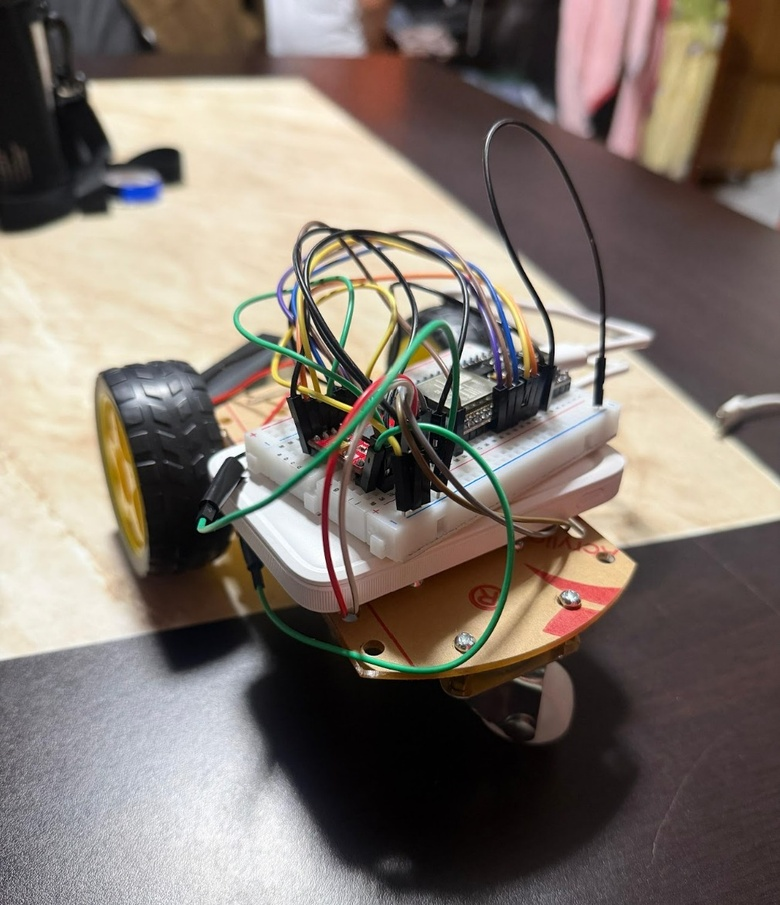
#> input picture stuff/recursos/imgs/Carrito.jpeg, 780 x 905 px, shrunk from 1010 x 1172 before the run, given in place of the camera
$ python base.py
#> lines starting #> are read from the running program, lines starting #| are printed output that depends on the picture; after the words box and inside, x2 and y2 are one past the last pixel; in counts of white or black regions, pixels touching at a corner belong together
# Detección de color azul con la cámara
# Pasos: desenfoque -> HSV -> máscara -> limpiar ruido -> contornos -> centro
import cv2
import numpy as np

camara = cv2.VideoCapture(0)
if not camara.isOpened():
    raise RuntimeError("No se pudo abrir la cámara")

# Rango del color azul en HSV (en OpenCV H va de 0 a 179)
azul_min = np.array([95, 80, 50], dtype=np.uint8)
azul_max = np.array([130, 255, 255], dtype=np.uint8)

# Filtro para quitar manchitas y rellenar huecos
filtro = cv2.getStructuringElement(cv2.MORPH_ELLIPSE, (9, 9))

# Área mínima para ignorar objetos muy chiquitos
area_minima = 1000

while True:
    ret, imagen = camara.read()
#> imagen is the input picture: shape (905, 780, 3); mean B, G, R 109.2, 117.6, 128.2
    if not ret:
        break

    # Quito ruido y paso a HSV
    suave = cv2.medianBlur(imagen, 9)
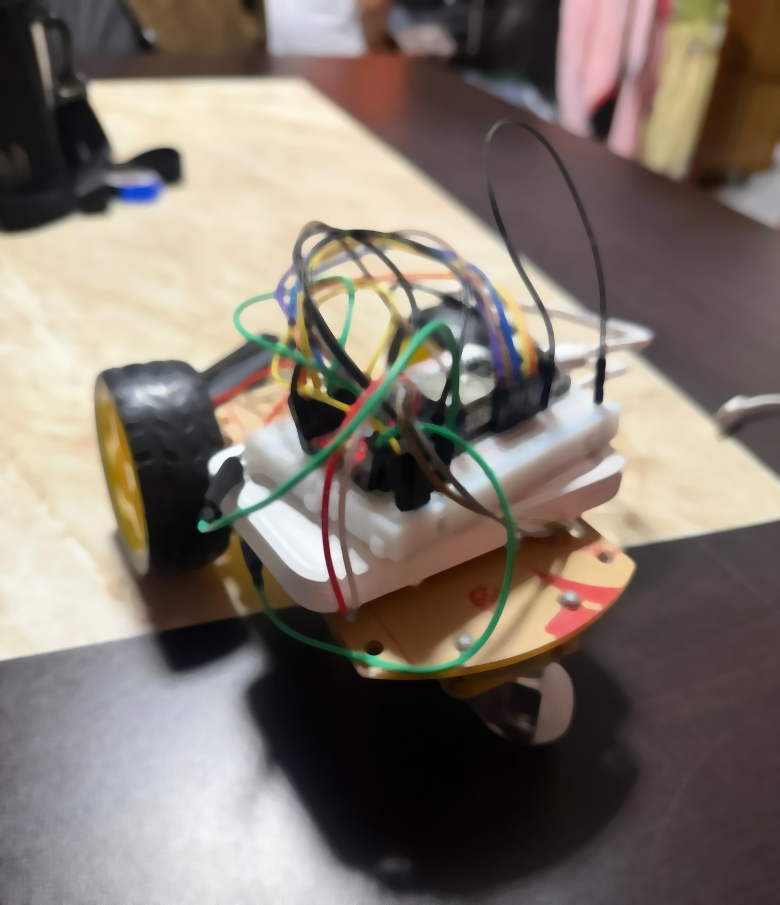
#> suave: shape (905, 780, 3); mean B, G, R 109.1, 117.5, 128.2
    hsv = cv2.cvtColor(suave, cv2.COLOR_BGR2HSV)
#> hsv: shape (905, 780, 3); mean H, S, V 65.4, 55.3, 130.8

    # Dejo solo lo que sea azul
    mascara = cv2.inRange(hsv, azul_min, azul_max)
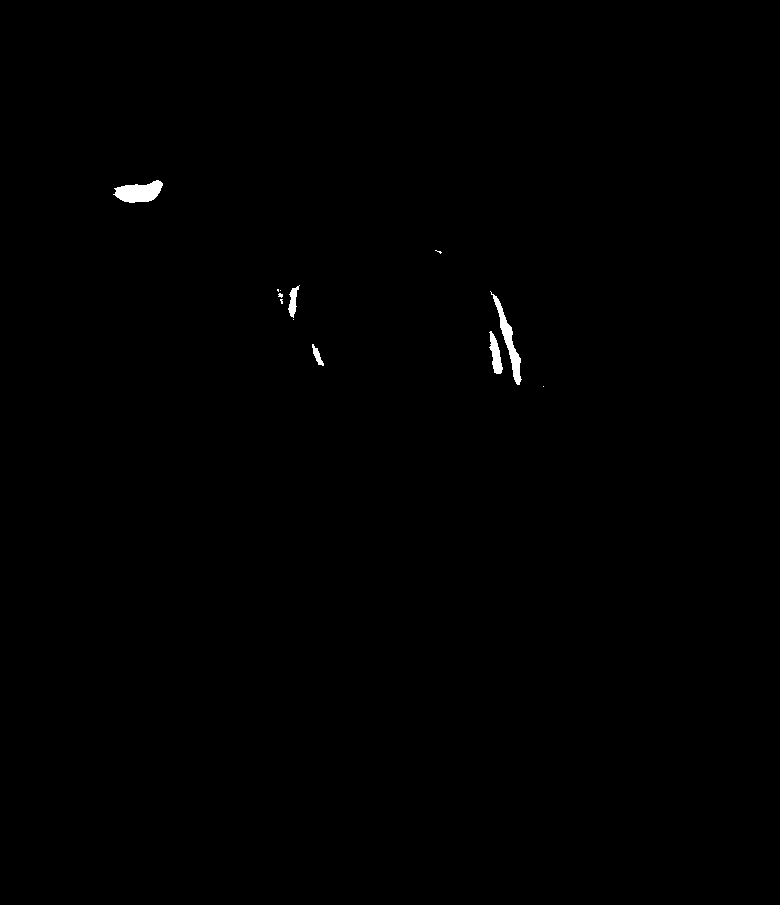
#> mascara: shape (905, 780); 0.29% white; 12 white regions (7 under 20 px), largest, box (x1, y1, x2, y2) and area: (113, 180, 163, 203) 747, (490, 291, 522, 385) 669, (489, 331, 503, 374) 319, (288, 285, 300, 318) 189, (312, 344, 324, 366) 108

    # Abrir quita puntitos de ruido, cerrar rellena huecos
    mascara = cv2.morphologyEx(mascara, cv2.MORPH_OPEN, filtro, iterations=1)
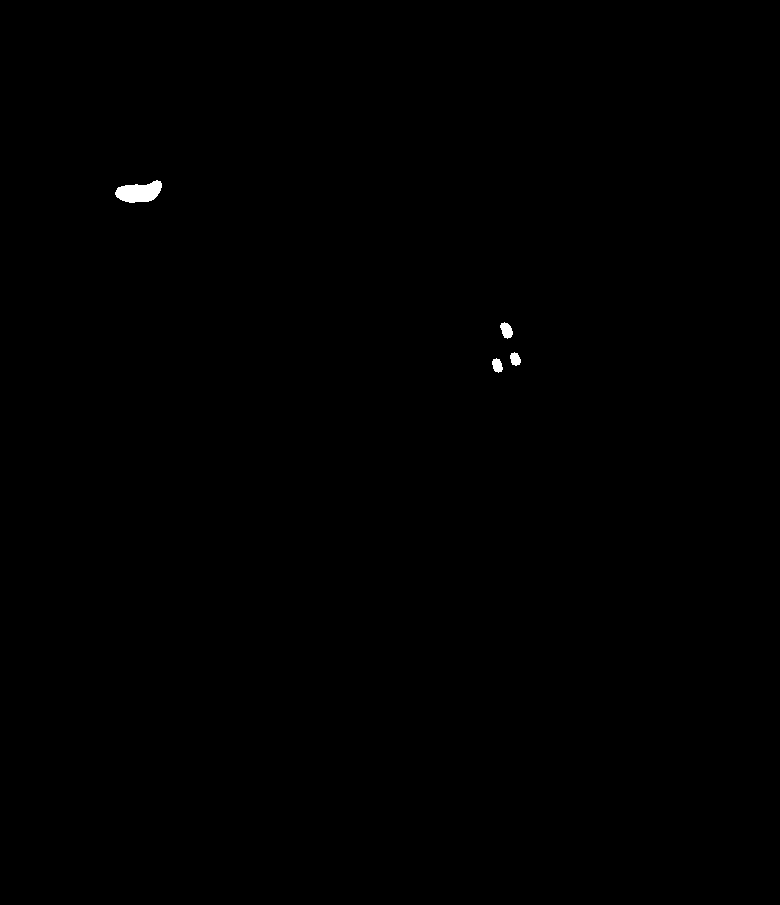
#> mascara: shape (905, 780); 0.16% white; 4 white regions, box (x1, y1, x2, y2) and area: (115, 180, 162, 203) 732, (500, 322, 513, 339) 148, (492, 358, 503, 373) 116, (510, 352, 521, 366) 111
    mascara = cv2.morphologyEx(mascara, cv2.MORPH_CLOSE, filtro, iterations=2)
#> mascara: shape (905, 780); 0.17% white; 3 white regions

    # Imagen donde solo se ve lo azul
    resultado = cv2.bitwise_and(imagen, imagen, mask=mascara)

    # Busco los contornos de lo que quedó
    contornos, _ = cv2.findContours(mascara, cv2.RETR_EXTERNAL, cv2.CHAIN_APPROX_SIMPLE)
#> contornos = 3 contours; box (x1, y1, x2, y2) and area: (115, 180, 162, 203) 680, (492, 352, 521, 373) 259, (500, 322, 513, 339) 128

    for cont in contornos:
        if cv2.contourArea(cont) < area_minima:
            continue

        # Dibujo el contorno
        cv2.drawContours(resultado, [cont], -1, (0, 255, 0), 2)

        # Rectángulo que rodea el objeto
        x, y, ancho, alto = cv2.boundingRect(cont)
        cv2.rectangle(resultado, (x, y), (x + ancho, y + alto), (0, 0, 255), 2)

        # Centro del objeto con momentos
        m = cv2.moments(cont)
        if m["m00"] != 0:
            centro_x = int(m["m10"] / m["m00"])
            centro_y = int(m["m01"] / m["m00"])
            cv2.circle(resultado, (centro_x, centro_y), 8, (255, 255, 0), -1)
            print("Centro:", centro_x, centro_y)
#> this loop made 3 passes

    cv2.imshow("Camara", imagen)
    cv2.imshow("Color azul detectado", resultado)

    # Con la tecla q se cierra
    if cv2.waitKey(1) & 0xFF == ord('q'):
#> (key q is pressed here)
        break

camara.release()
cv2.destroyAllWindows()

$ run again, on stuff/recursos/imgs/ENGRANES.jpeg
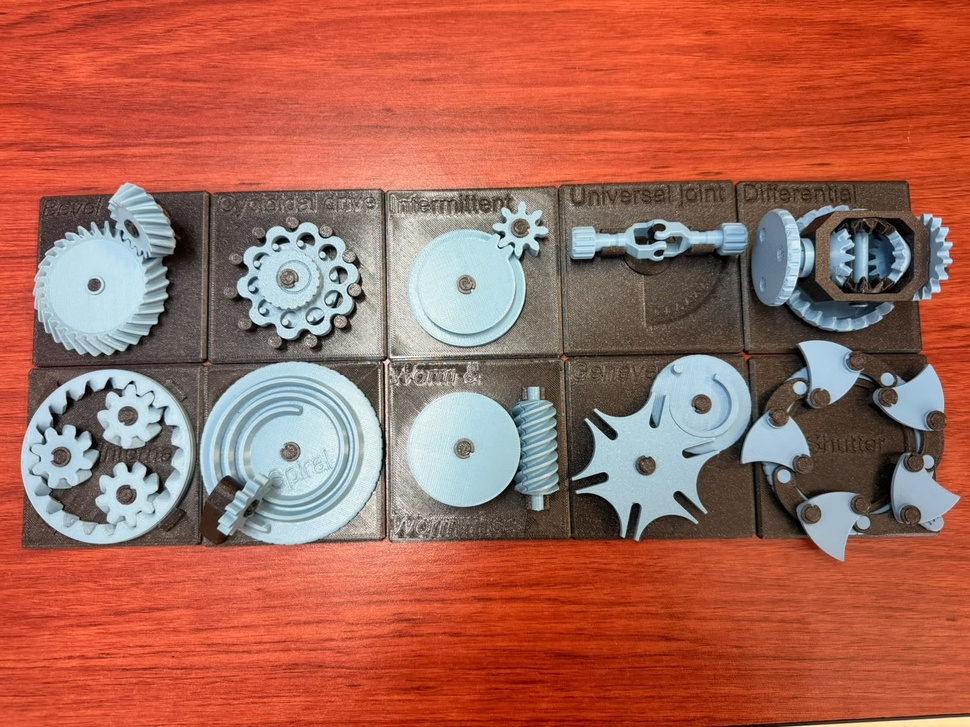
#> input picture stuff/recursos/imgs/ENGRANES.jpeg, 970 x 727 px, shrunk from 1600 x 1200 before the run, given in place of the camera
#> imagen is the input picture: shape (727, 970, 3); mean B, G, R 86.3, 102.2, 168.1
#> hsv: shape (727, 970, 3); mean H, S, V 27.6, 130.3, 176.3
#> `mascara = cv2.morphologyEx(mascara, cv2.MORPH_OPEN, filtro, iterations..`:
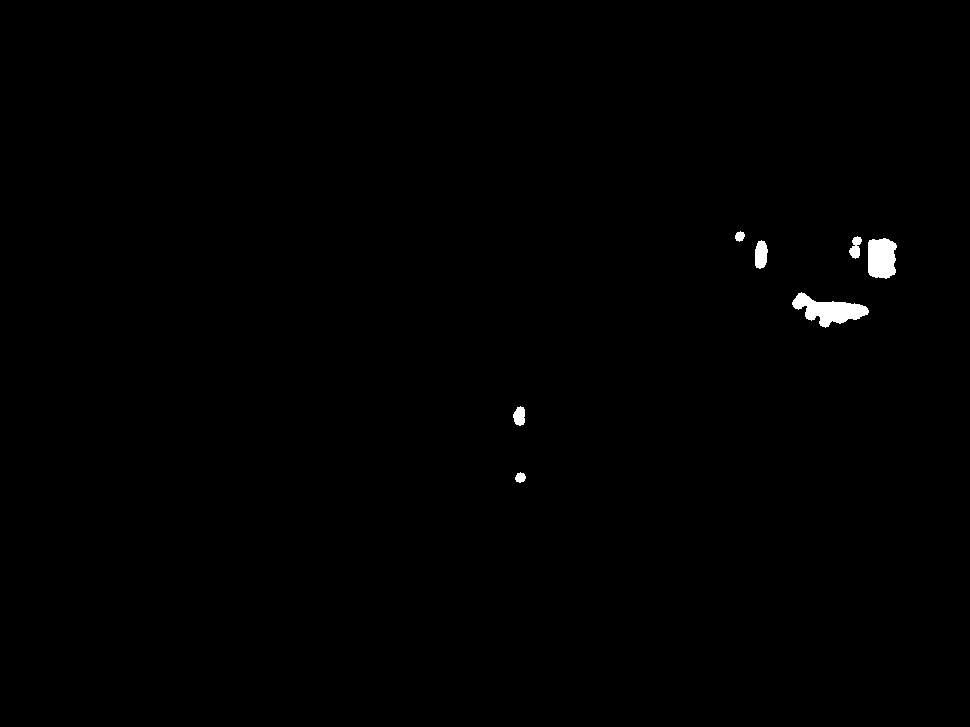
#> mascara: shape (727, 970); 0.45% white; 7 white regions, largest, box (x1, y1, x2, y2) and area: (792, 292, 869, 328) 1337, (868, 238, 897, 279) 1014, (755, 240, 768, 269) 299
#> contornos = 6 contours; box (x1, y1, x2, y2) and area: (792, 292, 869, 328) 1331, (849, 236, 897, 279) 1293, (754, 240, 768, 269) 278, (513, 406, 525, 426) 162, (515, 472, 526, 483) 70, (735, 231, 746, 242) 69
#> the loop `for cont in contornos:` made 6 passes
#> (x, y, ancho, alto, centro_x, centro_y) on passes 3, 5: (792, 292, 77, 36, 828, 310), (849, 236, 48, 43, 875, 255)
#> (printed output is left out)
#> after the loop `for cont in contornos:`:
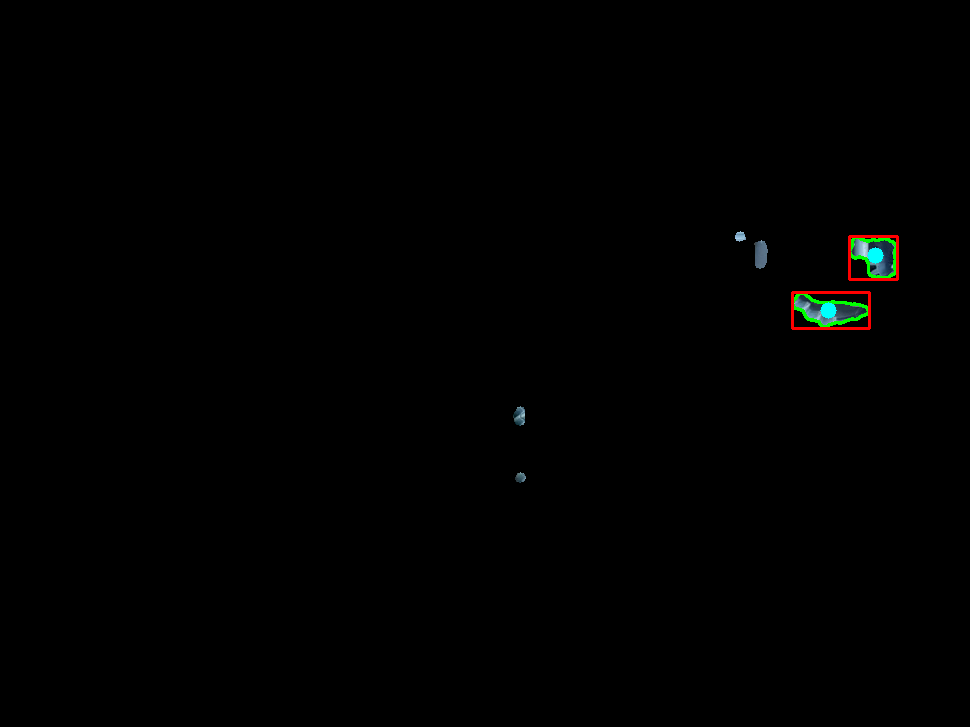
#> resultado: shape (727, 970, 3); mean B, G, R 0.5, 0.8, 0.7
